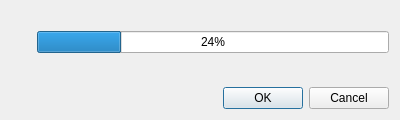
<?xml version="1.0" encoding="UTF-8"?>
<ui version="4.0">
 <class>DlgRecordsManagementStored</class>
 <widget class="QDialog" name="DlgRecordsManagementStored">
  <property name="geometry">
   <rect>
    <x>0</x>
    <y>0</y>
    <width>400</width>
    <height>120</height>
   </rect>
  </property>
  <property name="windowTitle">
   <string>Records Management Stored Messages</string>
  </property>
  <layout class="QVBoxLayout" name="verticalLayout">
   <item>
    <layout class="QHBoxLayout" name="horizontalLayout">
     <item>
      <layout class="QVBoxLayout" name="verticalLayout_2">
       <item>
        <widget class="QLabel" name="pixmapLabel">
         <property name="text">
          <string/>
         </property>
        </widget>
       </item>
       <item>
        <spacer name="verticalSpacer">
         <property name="orientation">
          <enum>Qt::Vertical</enum>
         </property>
         <property name="sizeHint" stdset="0">
          <size>
           <width>20</width>
           <height>40</height>
          </size>
         </property>
        </spacer>
       </item>
      </layout>
     </item>
     <item>
      <layout class="QVBoxLayout" name="verticalLayout_3">
       <item>
        <widget class="QLabel" name="taskLabel">
         <property name="text">
          <string/>
         </property>
        </widget>
       </item>
       <item>
        <widget class="QProgressBar" name="taskProgress">
         <property name="value">
          <number>24</number>
         </property>
        </widget>
       </item>
       <item>
        <spacer name="verticalSpacer_2">
         <property name="orientation">
          <enum>Qt::Vertical</enum>
         </property>
         <property name="sizeHint" stdset="0">
          <size>
           <width>20</width>
           <height>40</height>
          </size>
         </property>
        </spacer>
       </item>
      </layout>
     </item>
    </layout>
   </item>
   <item>
    <widget class="QDialogButtonBox" name="buttonBox">
     <property name="orientation">
      <enum>Qt::Horizontal</enum>
     </property>
     <property name="standardButtons">
      <set>QDialogButtonBox::Cancel|QDialogButtonBox::Ok</set>
     </property>
    </widget>
   </item>
  </layout>
 </widget>
 <resources/>
 <connections>
  <connection>
   <sender>buttonBox</sender>
   <signal>accepted()</signal>
   <receiver>DlgRecordsManagementStored</receiver>
   <slot>accept()</slot>
   <hints>
    <hint type="sourcelabel">
     <x>248</x>
     <y>254</y>
    </hint>
    <hint type="destinationlabel">
     <x>157</x>
     <y>274</y>
    </hint>
   </hints>
  </connection>
  <connection>
   <sender>buttonBox</sender>
   <signal>rejected()</signal>
   <receiver>DlgRecordsManagementStored</receiver>
   <slot>reject()</slot>
   <hints>
    <hint type="sourcelabel">
     <x>316</x>
     <y>260</y>
    </hint>
    <hint type="destinationlabel">
     <x>286</x>
     <y>274</y>
    </hint>
   </hints>
  </connection>
 </connections>
</ui>
